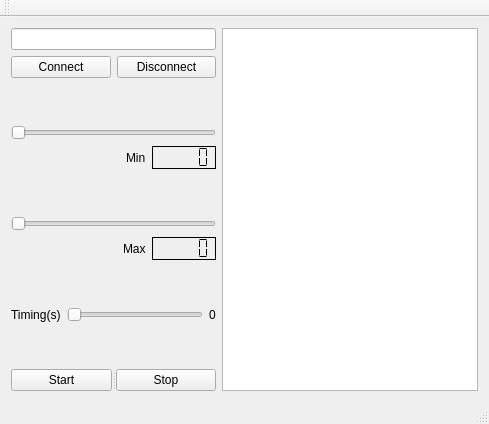
<?xml version="1.0" encoding="UTF-8"?>
<ui version="4.0">
 <class>MainWindow</class>
 <widget class="QMainWindow" name="MainWindow">
  <property name="geometry">
   <rect>
    <x>0</x>
    <y>0</y>
    <width>489</width>
    <height>424</height>
   </rect>
  </property>
  <property name="windowTitle">
   <string>MainWindow</string>
  </property>
  <widget class="QWidget" name="centralWidget">
   <layout class="QGridLayout" name="gridLayout_7">
    <item row="0" column="0">
     <layout class="QVBoxLayout" name="verticalLayout">
      <item>
       <layout class="QGridLayout" name="gridLayout">
        <item row="0" column="0" colspan="2">
         <widget class="QLineEdit" name="lineEdit"/>
        </item>
        <item row="1" column="0">
         <widget class="QPushButton" name="pushButtonConnect">
          <property name="text">
           <string>Connect</string>
          </property>
         </widget>
        </item>
        <item row="1" column="1">
         <widget class="QPushButton" name="pushButtonDisconnect">
          <property name="text">
           <string>Disconnect</string>
          </property>
         </widget>
        </item>
       </layout>
      </item>
      <item>
       <spacer name="verticalSpacer_3">
        <property name="orientation">
         <enum>Qt::Vertical</enum>
        </property>
        <property name="sizeHint" stdset="0">
         <size>
          <width>20</width>
          <height>40</height>
         </size>
        </property>
       </spacer>
      </item>
      <item>
       <layout class="QGridLayout" name="gridLayout_3">
        <item row="1" column="0">
         <layout class="QGridLayout" name="gridLayout_2">
          <item row="0" column="0">
           <spacer name="horizontalSpacer">
            <property name="orientation">
             <enum>Qt::Horizontal</enum>
            </property>
            <property name="sizeHint" stdset="0">
             <size>
              <width>112</width>
              <height>16</height>
             </size>
            </property>
           </spacer>
          </item>
          <item row="0" column="1">
           <widget class="QLabel" name="labelMin">
            <property name="text">
             <string>Min</string>
            </property>
           </widget>
          </item>
          <item row="0" column="2">
           <widget class="QLCDNumber" name="lcdNumberMin">
            <property name="frameShape">
             <enum>QFrame::Box</enum>
            </property>
            <property name="frameShadow">
             <enum>QFrame::Plain</enum>
            </property>
            <property name="lineWidth">
             <number>1</number>
            </property>
            <property name="midLineWidth">
             <number>0</number>
            </property>
            <property name="smallDecimalPoint">
             <bool>false</bool>
            </property>
            <property name="mode">
             <enum>QLCDNumber::Dec</enum>
            </property>
            <property name="segmentStyle">
             <enum>QLCDNumber::Flat</enum>
            </property>
           </widget>
          </item>
         </layout>
        </item>
        <item row="0" column="0">
         <widget class="QSlider" name="horizontalSliderMin">
          <property name="orientation">
           <enum>Qt::Horizontal</enum>
          </property>
          <property name="tickPosition">
           <enum>QSlider::NoTicks</enum>
          </property>
         </widget>
        </item>
       </layout>
      </item>
      <item>
       <spacer name="verticalSpacer_4">
        <property name="orientation">
         <enum>Qt::Vertical</enum>
        </property>
        <property name="sizeHint" stdset="0">
         <size>
          <width>20</width>
          <height>40</height>
         </size>
        </property>
       </spacer>
      </item>
      <item>
       <layout class="QGridLayout" name="gridLayout_5">
        <item row="0" column="0">
         <widget class="QSlider" name="horizontalSliderMax">
          <property name="orientation">
           <enum>Qt::Horizontal</enum>
          </property>
         </widget>
        </item>
        <item row="1" column="0">
         <layout class="QGridLayout" name="gridLayout_4">
          <item row="0" column="0">
           <spacer name="horizontalSpacer_2">
            <property name="orientation">
             <enum>Qt::Horizontal</enum>
            </property>
            <property name="sizeHint" stdset="0">
             <size>
              <width>40</width>
              <height>20</height>
             </size>
            </property>
           </spacer>
          </item>
          <item row="0" column="1">
           <widget class="QLabel" name="labelMax">
            <property name="text">
             <string>Max</string>
            </property>
           </widget>
          </item>
          <item row="0" column="2">
           <widget class="QLCDNumber" name="lcdNumberMax">
            <property name="frameShadow">
             <enum>QFrame::Plain</enum>
            </property>
            <property name="lineWidth">
             <number>1</number>
            </property>
            <property name="segmentStyle">
             <enum>QLCDNumber::Flat</enum>
            </property>
           </widget>
          </item>
         </layout>
        </item>
       </layout>
      </item>
      <item>
       <spacer name="verticalSpacer_2">
        <property name="orientation">
         <enum>Qt::Vertical</enum>
        </property>
        <property name="sizeHint" stdset="0">
         <size>
          <width>20</width>
          <height>40</height>
         </size>
        </property>
       </spacer>
      </item>
      <item>
       <layout class="QGridLayout" name="gridLayout_6">
        <item row="0" column="0">
         <widget class="QLabel" name="labelTime">
          <property name="text">
           <string>Timing(s)</string>
          </property>
         </widget>
        </item>
        <item row="0" column="1">
         <widget class="QSlider" name="horizontalSlider_3">
          <property name="orientation">
           <enum>Qt::Horizontal</enum>
          </property>
         </widget>
        </item>
        <item row="0" column="2">
         <widget class="QLabel" name="labelNumTime">
          <property name="text">
           <string>0</string>
          </property>
         </widget>
        </item>
       </layout>
      </item>
      <item>
       <spacer name="verticalSpacer">
        <property name="orientation">
         <enum>Qt::Vertical</enum>
        </property>
        <property name="sizeHint" stdset="0">
         <size>
          <width>20</width>
          <height>40</height>
         </size>
        </property>
       </spacer>
      </item>
      <item>
       <widget class="QSplitter" name="splitter">
        <property name="orientation">
         <enum>Qt::Horizontal</enum>
        </property>
        <widget class="QPushButton" name="pushButtonStart">
         <property name="text">
          <string>Start</string>
         </property>
        </widget>
        <widget class="QPushButton" name="pushButtonStop">
         <property name="text">
          <string>Stop</string>
         </property>
        </widget>
       </widget>
      </item>
     </layout>
    </item>
    <item row="0" column="1">
     <widget class="QTextBrowser" name="textBrowser">
      <property name="cursor" stdset="0">
       <cursorShape>ArrowCursor</cursorShape>
      </property>
     </widget>
    </item>
   </layout>
   <zorder>lineEdit</zorder>
   <zorder>pushButtonConnect</zorder>
   <zorder>pushButtonDisconnect</zorder>
   <zorder>horizontalSliderMin</zorder>
   <zorder>horizontalSliderMax</zorder>
   <zorder>horizontalSlider_3</zorder>
   <zorder>lcdNumberMin</zorder>
   <zorder>lcdNumberMax</zorder>
   <zorder>labelMax</zorder>
   <zorder>labelMin</zorder>
   <zorder>pushButtonStart</zorder>
   <zorder>pushButtonStop</zorder>
   <zorder>labelTime</zorder>
   <zorder>labelNumTime</zorder>
   <zorder>horizontalSpacer</zorder>
   <zorder>horizontalSpacer_2</zorder>
   <zorder>horizontalSlider_3</zorder>
   <zorder>horizontalSlider_3</zorder>
   <zorder>splitter_2</zorder>
   <zorder>horizontalSlider_3</zorder>
   <zorder>horizontalSlider_3</zorder>
   <zorder>verticalSpacer</zorder>
   <zorder>verticalSpacer_2</zorder>
   <zorder>verticalSpacer_3</zorder>
   <zorder>verticalSpacer_4</zorder>
   <zorder>textBrowser</zorder>
  </widget>
  <widget class="QMenuBar" name="menuBar">
   <property name="geometry">
    <rect>
     <x>0</x>
     <y>0</y>
     <width>489</width>
     <height>21</height>
    </rect>
   </property>
  </widget>
  <widget class="QToolBar" name="mainToolBar">
   <attribute name="toolBarArea">
    <enum>TopToolBarArea</enum>
   </attribute>
   <attribute name="toolBarBreak">
    <bool>false</bool>
   </attribute>
  </widget>
  <widget class="QStatusBar" name="statusBar"/>
 </widget>
 <layoutdefault spacing="6" margin="11"/>
 <resources/>
 <connections>
  <connection>
   <sender>pushButtonConnect</sender>
   <signal>clicked()</signal>
   <receiver>MainWindow</receiver>
   <slot>conecta()</slot>
   <hints>
    <hint type="sourcelabel">
     <x>64</x>
     <y>87</y>
    </hint>
    <hint type="destinationlabel">
     <x>53</x>
     <y>111</y>
    </hint>
   </hints>
  </connection>
  <connection>
   <sender>horizontalSlider_3</sender>
   <signal>valueChanged(int)</signal>
   <receiver>labelNumTime</receiver>
   <slot>setNum(int)</slot>
   <hints>
    <hint type="sourcelabel">
     <x>178</x>
     <y>317</y>
    </hint>
    <hint type="destinationlabel">
     <x>211</x>
     <y>324</y>
    </hint>
   </hints>
  </connection>
  <connection>
   <sender>pushButtonStart</sender>
   <signal>clicked()</signal>
   <receiver>MainWindow</receiver>
   <slot>start()</slot>
   <hints>
    <hint type="sourcelabel">
     <x>70</x>
     <y>380</y>
    </hint>
    <hint type="destinationlabel">
     <x>54</x>
     <y>355</y>
    </hint>
   </hints>
  </connection>
  <connection>
   <sender>pushButtonStop</sender>
   <signal>clicked()</signal>
   <receiver>MainWindow</receiver>
   <slot>stop()</slot>
   <hints>
    <hint type="sourcelabel">
     <x>160</x>
     <y>382</y>
    </hint>
    <hint type="destinationlabel">
     <x>158</x>
     <y>351</y>
    </hint>
   </hints>
  </connection>
  <connection>
   <sender>pushButtonDisconnect</sender>
   <signal>clicked()</signal>
   <receiver>MainWindow</receiver>
   <slot>disconecta()</slot>
   <hints>
    <hint type="sourcelabel">
     <x>156</x>
     <y>85</y>
    </hint>
    <hint type="destinationlabel">
     <x>151</x>
     <y>107</y>
    </hint>
   </hints>
  </connection>
  <connection>
   <sender>horizontalSliderMin</sender>
   <signal>valueChanged(int)</signal>
   <receiver>lcdNumberMin</receiver>
   <slot>display(int)</slot>
   <hints>
    <hint type="sourcelabel">
     <x>156</x>
     <y>141</y>
    </hint>
    <hint type="destinationlabel">
     <x>169</x>
     <y>166</y>
    </hint>
   </hints>
  </connection>
  <connection>
   <sender>horizontalSliderMax</sender>
   <signal>valueChanged(int)</signal>
   <receiver>lcdNumberMax</receiver>
   <slot>display(int)</slot>
   <hints>
    <hint type="sourcelabel">
     <x>107</x>
     <y>231</y>
    </hint>
    <hint type="destinationlabel">
     <x>194</x>
     <y>261</y>
    </hint>
   </hints>
  </connection>
 </connections>
 <slots>
  <slot>conecta()</slot>
  <slot>start()</slot>
  <slot>stop()</slot>
  <slot>disconecta()</slot>
 </slots>
</ui>
